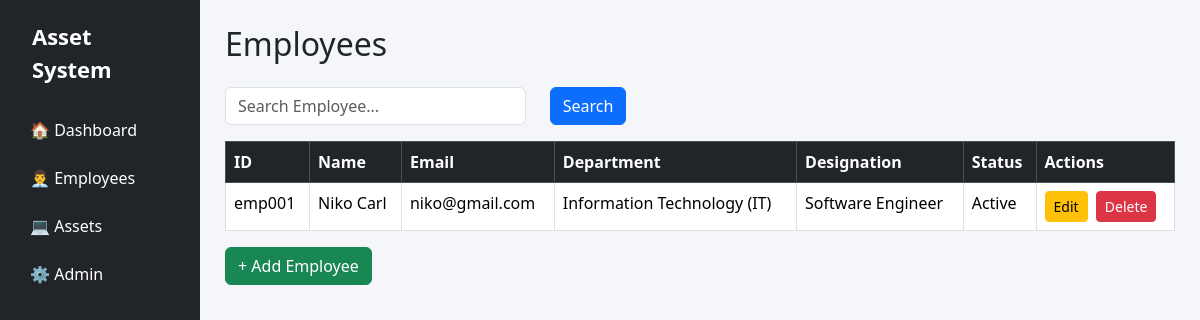
/employees/, run on an earlier commit of the app's database.
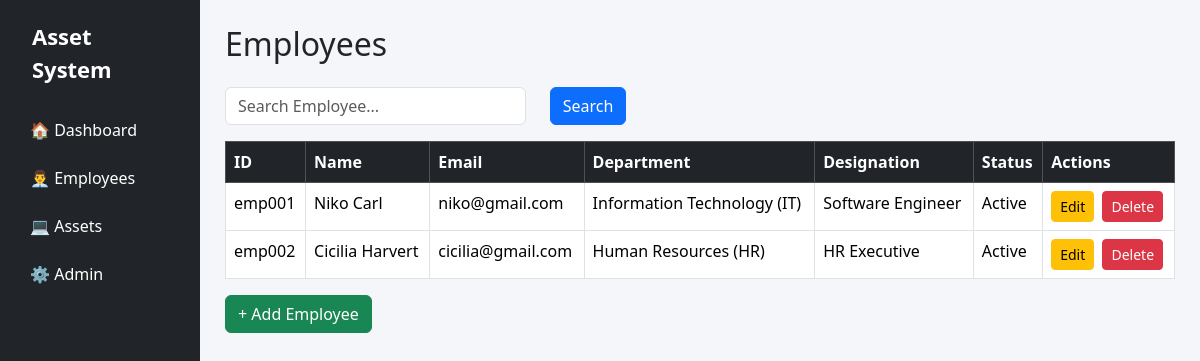
And on a later commit of the database.
### employees/models.py (models this page shows, shortened)
class Employee(models.Model):
    STATUS_CHOICES = (
        ('Active', 'Active'),
        ('Inactive', 'Inactive'),
    )
    employee_code = models.CharField(max_length=20, unique=True)
    user = models.OneToOneField(
        settings.AUTH_USER_MODEL,
        on_delete=models.CASCADE
    )
    department = models.ForeignKey(
        Department,
        on_delete=models.PROTECT
    )
    designation = models.ForeignKey(
        Designation,
        on_delete=models.PROTECT
    )
    first_name = models.CharField(max_length=100)
    last_name = models.CharField(max_length=100)
    email = models.EmailField(unique=True)
    phone = models.CharField(max_length=20)
    joining_date = models.DateField()
    status = models.CharField(
        max_length=10,
        choices=STATUS_CHOICES,
        default='Active'
    )
    created_at = models.DateTimeField(auto_now_add=True)
    updated_at = models.DateTimeField(auto_now=True)

class Department(models.Model):
    STATUS_CHOICES = (
        ('Active', 'Active'),
        ('Inactive', 'Inactive'),
    )
    department_code = models.CharField(max_length=20, unique=True)
    department_name = models.CharField(max_length=100)
    status = models.CharField(max_length=10, choices=STATUS_CHOICES, default='Active')
    created_at = models.DateTimeField(auto_now_add=True)
    updated_at = models.DateTimeField(auto_now=True)
    manager = models.ForeignKey(
    'Employee',
    on_delete=models.SET_NULL,
    null=True,
    blank=True,
    related_name='managed_departments'
)
    def __str__(self):
        return f"{self.department_name} ({self.department_code})"

class Designation(models.Model):
    STATUS_CHOICES = (
        ('Active', 'Active'),
        ('Inactive', 'Inactive'),
    )
    designation_name = models.CharField(max_length=100, unique=True)
    status = models.CharField(max_length=10, choices=STATUS_CHOICES, default='Active')
    created_at = models.DateTimeField(auto_now_add=True)
    def __str__(self):
        return self.designation_name

### employees/views.py (the view, shortened to what this page needs)
def employee_list(request):
    query = request.GET.get("q")
    employees = Employee.objects.select_related(
        "department",
        "designation",
        "user"
    )
    context = {
        "employees": employees,
        "query": query,
    }
    return render(
        request,
        "employees/employee_list.html",
        context,
    )

### templates/employees/employee_list.html (shortened to what this page needs)
{% extends 'base.html' %}
{% block content %}
<h2 class="mb-4">Employees</h2>
<form method="GET" class="mb-3">
    <div class="row">
        <div class="col-md-4">
            <input
                type="text"
                name="q"
                class="form-control"
                placeholder="Search Employee..."
                value="{{ query|default_if_none:'' }}"
            >
        </div>
        <div class="col-md-2">
            <button class="btn btn-primary">
                Search
            </button>
        </div>
    </div>
</form>
<table class="table table-bordered table-hover">
    <thead class="table-dark">
        <tr>
            <th>ID</th>
            <th>Name</th>
            <th>Email</th>
            <th>Department</th>
            <th>Designation</th>
            <th>Status</th>
            <th>Actions</th>
        </tr>
    </thead>
    <tbody>
    {% for employee in employees %}
        <tr>
            <td>{{ employee.employee_code }}</td>
            <td>
                {{ employee.first_name }}
                {{ employee.last_name }}
            </td>
            <td>{{ employee.email }}</td>
            <td>{{ employee.department }}</td>
            <td>{{ employee.designation }}</td>
            <td>{{ employee.status }}</td>
                <td class="text-nowrap">
                    <a href="{% url 'employee_update' employee.id %}"
                    class="btn btn-warning btn-sm me-1">
                        Edit
                    </a>
                    <a href="{% url 'employee_delete' employee.id %}"
                     class="btn btn-danger btn-sm">
                         Delete
                    </a>
                </td>
        </tr>
    {% empty %}
        <tr>
            <td colspan="6" class="text-center">
                No Employee Found
            </td>
        </tr>
    {% endfor %}
    </tbody>
</table>
<a
    href="{% url 'employee_create' %}"
    class="btn btn-success mb-3">
    + Add Employee
</a>
{% endblock %}

### templates/base.html (shortened to what this page needs)
<!DOCTYPE html>
<html lang="en">
<head>
    <link href="https://cdn.jsdelivr.net/npm/bootstrap@5.3.3/dist/css/bootstrap.min.css" rel="stylesheet">
</head>
<body>
<div class="container-fluid">
<div class="row">
<div class="col-md-2 sidebar">
<div class="brand">
Asset System
</div>
<a href="/">🏠 Dashboard</a>
<a href="/employees/">👨‍💼 Employees</a>
<a href="/assets/">💻 Assets</a>
<a href="/admin/">⚙️ Admin</a>
</div>
<div class="col-md-10 content">
{% block content %}
{% endblock %}
</div>
</div>
</div>
</body>
</html>

### templates/base.html (style rules this page uses)
body { background:#f5f6fa; }
.sidebar { min-height:100vh; background:#212529; }
.sidebar a { color:white; text-decoration:none; display:block; padding:12px 18px; }
.content { padding:25px; }
.brand { color:white; font-size:22px; font-weight:bold; padding:20px; display:block; }

What changed in the data, as far as the page shows it:
added Employee: employee_code "emp002", first_name "Cicilia", last_name "Harvert", email "cicilia@gmail.com", department "Human Resources (HR)", designation "HR Executive", status "Active"
